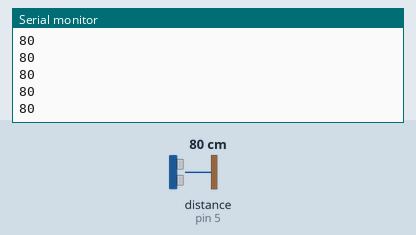
A sketch run on a simulated Arduino Mega 2560, built with avr-gcc and run on an emulated ATmega2560. Parts: the last lines printed to the serial monitor. Wiring (inferred from the names in the program): ultrasonic range finder: trigger pin 23; echo pin 5. Inputs (shaded band) come from the test bench; at power-on: distance to the obstacle (sensor on pin 5) 80 cm. The echo pulse lasts 58.3 µs per cm.

Above: at 1.2 s.
1.3 s: distance to the obstacle (sensor on pin 5) set to 2 cm
At 1.34 s:
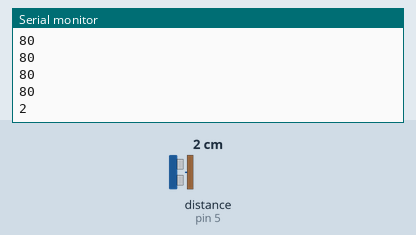
2.8 s: distance to the obstacle (sensor on pin 5) set to 4 cm
At 2.81 s:
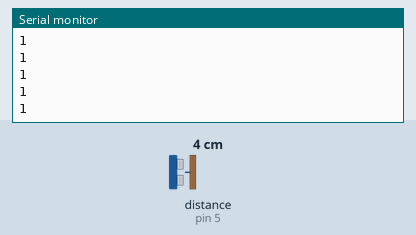
Timing chart, 0 to 5.8 s (numbered marks = the images above; inputs shaded):
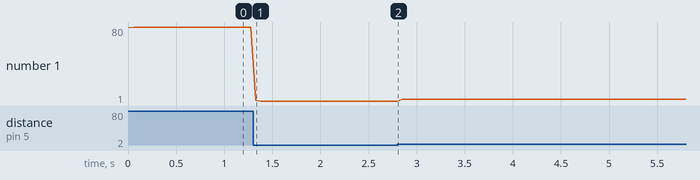

The sketch:

ultrasonic_test.ino
```cpp
int trig = 23, echo = 05;

void setup() {
  pinMode(trig, OUTPUT);
  pinMode(echo, INPUT);
  Serial.begin(9600);
}

void loop() {
  int x = reading();
  Serial.println(x);
  delay(50);
}

int reading() {
  digitalWrite(trig, LOW);
  delayMicroseconds(2);
  digitalWrite(trig, HIGH);
  delayMicroseconds(10);
  digitalWrite(trig, LOW);
  long duration = pulseIn(echo, HIGH);
  int distance = duration * 0.0343 / 2;
  return distance;
}
```

Measured:
- after the input at 1.3 s, the serial monitor: prints a new line at once (image 1)
- plotted number 1: 80 → 1 after the input at 1.3 s, 1 → 3 after the input at 2.8 s
